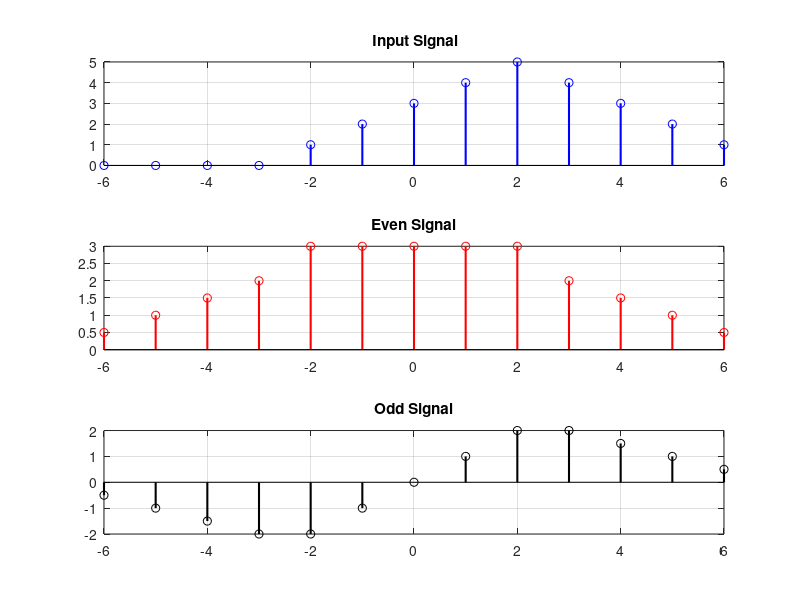

Here is the MATLAB script that generated this plot:
% n1=0:6;
n1=-2:1:6;
%x1=[1 1 1 1 1 1 0];
x1=[1:5,4:-1:1];
n2=-fliplr(n1);

% Find the range of the output sequence
n = min(min(n1), min(n2)):max(max(n1), max(n2));

y1=zeros(1,length(n));

% Map the first input sequence to the output range
y1(n >= min(n1) & n <= max(n1)) = x1;
x=y1;

xe = 0.5 * (x + fliplr(x));
xo = 0.5 * (x - fliplr(x));


% Plot the first signal
subplot(3, 1, 1);
stem(n, x, 'b', 'LineWidth', 1.5);
title(' Input Signal');
grid on;

% Plot the second signal
subplot(3, 1, 2);
stem(n, xe, 'r', 'LineWidth', 1.5);
title('Even Signal');

grid on;
% Plot the added signal
subplot(3, 1, 3);
stem(n, xo, 'k', 'LineWidth', 1.5);
title('Odd Signal');
grid on;

%xeo=xe+xo;
%stem(n, xeo, 'g', 'LineWidth', 1.5);
%title('Odd Signal');
%grid on;